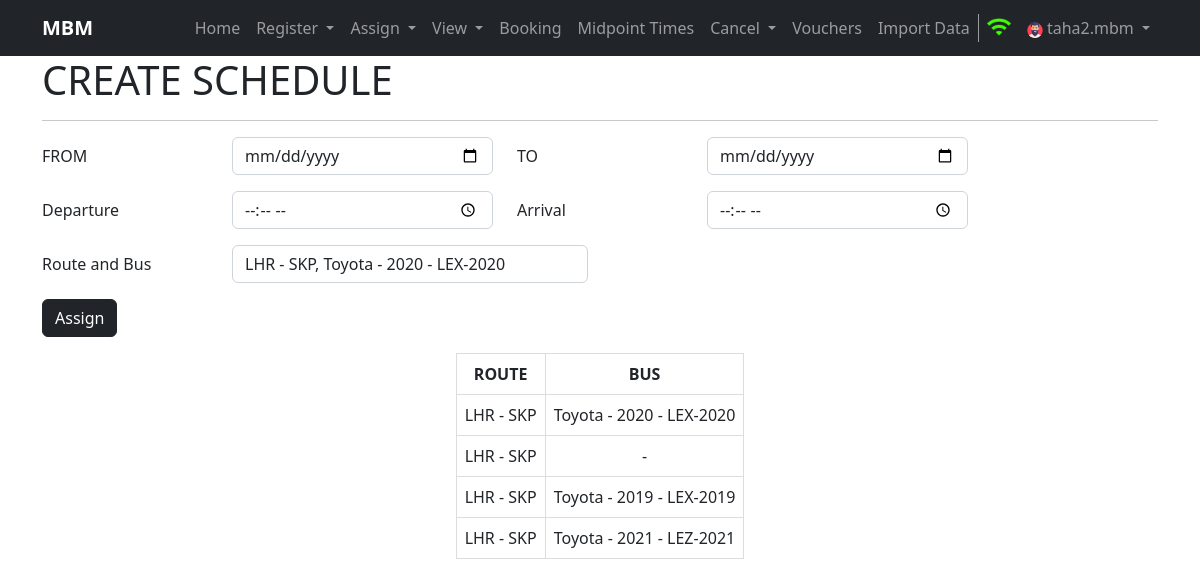
The page /registerschedule (signed in) on the database its author committed.
### home/models.py (models this page shows, shortened)
class RouteAssignedToBus(models.Model):
    bus = models.ForeignKey("Bus", on_delete=models.SET_NULL, null=True)
    route = models.ForeignKey("Route", on_delete=models.CASCADE)
    created = models.DateTimeField(auto_now_add=True, editable=False, null=False, blank=False)
    last_modified = models.DateTimeField(auto_now_add=True, editable=False, null=False, blank=False)
    class Meta:
        verbose_name_plural = 'RouteAssignedToBus'

class Route(models.Model):
    source = models.ForeignKey(Terminal, related_name='source_terminal', on_delete=models.CASCADE)
    destination = models.ForeignKey(Terminal, related_name='destination_terminal', on_delete=models.CASCADE)
    via = models.CharField(max_length=100)
    created = models.DateTimeField(auto_now_add=True, editable=False, null=False, blank=False)
    last_modified = models.DateTimeField(auto_now_add=True, editable=False, null=False, blank=False)
    class Meta:
        verbose_name_plural = 'Route'

class Terminal(models.Model):
    tcode = models.CharField(max_length=3, unique=True)
    name = models.CharField(max_length=100)
    city = models.CharField(max_length=100)
    address = models.CharField(max_length=150)
    created = models.DateTimeField(auto_now_add=True, editable=False, null=False, blank=False)
    last_modified = models.DateTimeField(auto_now_add=True, editable=False, null=False, blank=False)
    class Meta:
        verbose_name_plural = 'Terminal'

class Bus(models.Model):
    bus_number = models.CharField(max_length=30, unique=True)
    seating_capacity = models.IntegerField()
    service_type = models.CharField(max_length=100)
    bus_model = models.CharField(max_length=100)
    created = models.DateTimeField(auto_now_add=True, editable=False, null=False, blank=False)
    last_modified = models.DateTimeField(auto_now_add=True, editable=False, null=False, blank=False)
    class Meta:
        verbose_name_plural = 'Bus'
    def __str__(self):
        return self.bus_model + ' - ' + self.bus_number

### home/views.py (the view)
# urls.py: path('registerschedule', views.registerSchedule, name='registerschedule'),
def registerSchedule(request):
    if request.user.is_anonymous:
        return redirect('/login')
    result = RegistrationHandler.registerSchedule(request)
    return render(result['request'], 'schedule.html', {'routeasgbus':result['routeasgbus']})

### home/registerationHandler.py (called while the page is built, shortened)
    @staticmethod
    def registerSchedule(request):
        routeasgbus = None
        try:
            routeasgbus = RouteAssignedToBus.objects.all()
        except Exception as e:
            messages.warning(request, 'Route assignment not found!')
        return {'request': request, 'routeasgbus': routeasgbus}

### templates/schedule.html (shortened to what this page needs)
{% extends 'base.html' %}
{% block username %}{{ request.user.username }}{% endblock username %}
{%block body%}
<div class="container">
    <h1>CREATE SCHEDULE</h1>
    <hr>
</div>
<div class="container my-3">
    <form method="post" name="schedule" action="">
        <div class="mb-3 row">
            <label for="inputFromDate" class="col-sm-2 col-form-label">FROM</label>
            <div class="col-sm-3">
              <input type="date" class="form-control" id="inputFromDate" name="inputFromDate" required>
            </div>
            <label for="inputToDate" class="col-sm-2 col-form-label">TO</label>
            <div class="col-sm-3">
              <input type="date" class="form-control" id="inputToDate" name="inputToDate" required>
            </div>
        </div>
        <div class="mb-3 row">
            <label for="inputDeptTime" class="col-sm-2 col-form-label">Departure</label>
            <div class="col-sm-3">
              <input type="time" class="form-control" id="inputDeptTime" name="inputDeptTime" required>
            </div>
            <label for="inputArrTime" class="col-sm-2 col-form-label">Arrival</label>
            <div class="col-sm-3">
                <input type="time" class="form-control" id="inputArrTime" name="inputArrTime" required>
              </div>
        </div>
        <div class="mb-3 row">
            <label for="inputRouteBus" class="col-sm-2 col-form-label">Route and Bus</label>
            <div class="col-sm-4">
              <select name="inputRouteBus" class="form-control" id="inputRouteBus" required>
                {% if routeasgbus %}
                   {% for rb in routeasgbus %}
                   {% if rb.bus %}
                   <option value="{{rb.id}}">{{rb.route.source.city}} - {{rb.route.destination.city}}, {{rb.bus}}</option>
                   {% endif %}
                   {% endfor %}
                {% endif %}
              </select>
            </div>
        </div>
          <button type="submit" class="btn btn-dark btn-md">Assign</button>
    </form>
</div>
<div class="container">
  {% if routeasgbus %}
    <table class="bookings mx-auto">
        <tr>
          <th>ROUTE</th>
          <th>BUS</th>
        </tr>
        {% for rb in routeasgbus %}
        <tr class="tr">
          <td>{{rb.route.source.city}} - {{rb.route.destination.city}}</td>
          {% if rb.bus %}
          <td>{{rb.bus}}</td>
          {% else %}
          <td> - </td>
          {% endif %}
        </tr>
        {% endfor %}
    </table>
    {% endif %}
</div>
{%endblock body%}

### static/css/style.css (style rules this page uses)
.schedule td, .bookings td, th { border: 1px solid #dddddd; text-align: center; padding: 8px; }

### rows shown on the page
RouteAssignedToBus: route.source.city "LHR", route.destination.city "SKP", bus "Toyota - 2020 - LEX-2020"
RouteAssignedToBus: route.source.city "LHR", route.destination.city "SKP"
RouteAssignedToBus: route.source.city "LHR", route.destination.city "SKP", bus "Toyota - 2019 - LEX-2019"
RouteAssignedToBus: route.source.city "LHR", route.destination.city "SKP", bus "Toyota - 2021 - LEZ-2021"

### other values the page prints
{{ request.user.username }} "taha2.mbm"
form field inputRouteBus "LHR - SKP, Toyota - 2020 - LEX-2020"
